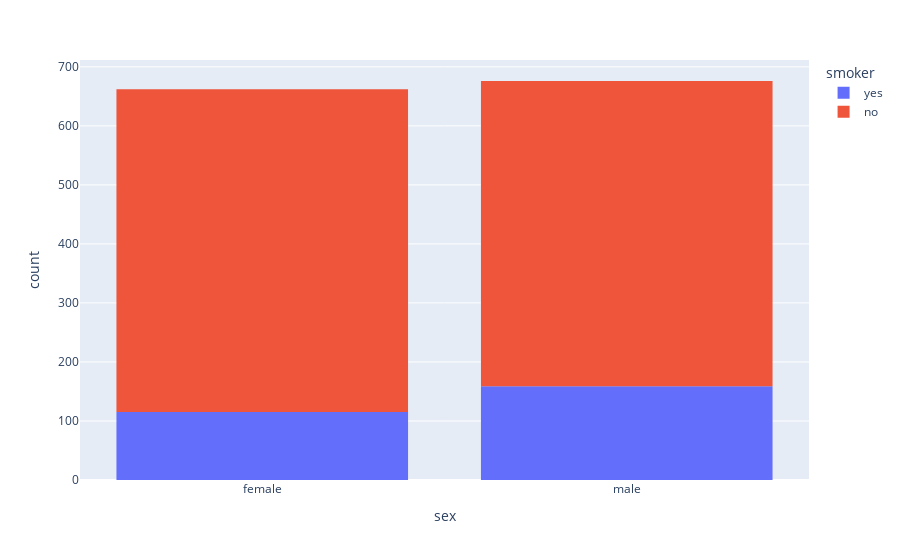

Source (notebook cell):
### Code cell
plot = px.histogram(df, x='sex', color='smoker')
plot.show()

### Figure 1 — Plotly figure (JSON) as saved in the notebook; plotly's stock layout.template omitted (floating-point values rounded to 4 significant figures; data arrays with more than 128 entries replaced by an {"elided": "..."} marker saying what was removed)
{"data": [{"alignmentgroup": "True", "bingroup": "x", "hovertemplate": "smoker=yes<br>sex=%{x}<br>count=%{y}<extra></extra>", "legendgroup": "yes", "marker": {"color": "#636efa", "pattern": {"shape": ""}}, "name": "yes", "offsetgroup": "yes", "orientation": "v", "showlegend": true, "type": "histogram", "x": {"elided": "274 str values"}, "xaxis": "x", "yaxis": "y"}, {"alignmentgroup": "True", "bingroup": "x", "hovertemplate": "smoker=no<br>sex=%{x}<br>count=%{y}<extra></extra>", "legendgroup": "no", "marker": {"color": "#EF553B", "pattern": {"shape": ""}}, "name": "no", "offsetgroup": "no", "orientation": "v", "showlegend": true, "type": "histogram", "x": {"elided": "1064 str values"}, "xaxis": "x", "yaxis": "y"}], "layout": {"barmode": "relative", "legend": {"title": {"text": "smoker"}, "tracegroupgap": 0}, "margin": {"t": 60}, "xaxis": {"anchor": "y", "domain": [0, 1], "title": {"text": "sex"}}, "yaxis": {"anchor": "x", "domain": [0, 1], "title": {"text": "count"}}}}
